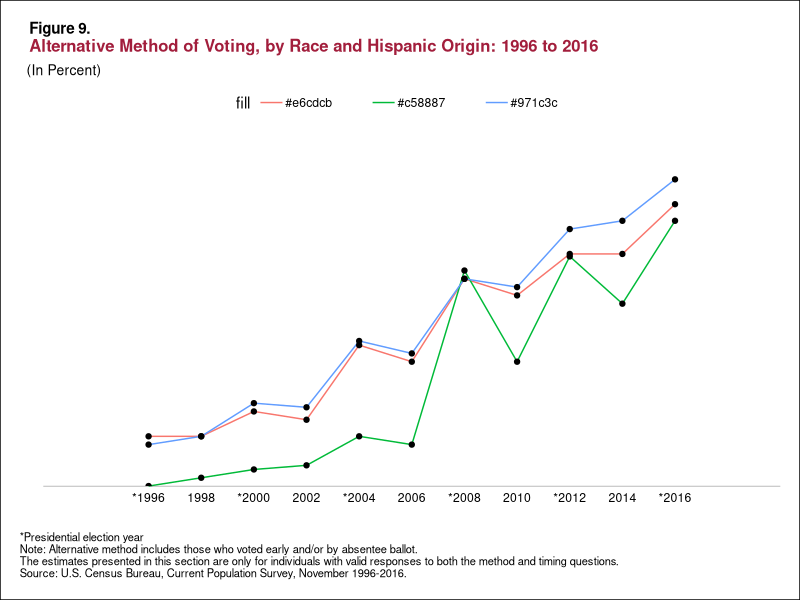

The R script that drew this image:
## ---- chunk 1
knitr::opts_chunk$set(echo = TRUE)
## ---- chunk 2
library(tidyverse)
# I like this for coloring text: https://wilkelab.org/ggtext/
library("ggtext")
library(grid)
library(rlang)
## ---- chunk 3
age_groups= c("18-29 year olds", "30-44 year olds", "45-64 year olds", "65 years and older")
types= c("White non-Hispanic", "Black non-Hispanic", "Hispanic")
year_levels <- c("*1996", "1998", "*2000", "2002", "*2004", "2006", "*2008", "2010", "*2012", "2014", "*2016")
percent<- c(5,10,15,20,25,30,35,40,45,50)
pop_colors <- c("#e6cdcb", "#c58887", "#971c3c")


vote_data<- tibble(
  vote_type = rep(types, 11),
  pop_groups= rep(year_levels, c(3,3,3,3,3,3,3,3,3,3,3)),
  amount= c(11,5,10,11,6,11,14,7,15,13,7.5,14.5,22,11,22.5,20,10,21,30,31,30,28,20,29,33,32.7,36,33,27,37,39,37,42), 
  fill= rep(pop_colors, 11)
)


vote_data<- vote_data%>%
  mutate(vote_type = factor(vote_type, levels= types),
         pop_groups= factor(pop_groups, levels=  year_levels),
         fill= factor(fill, levels= pop_colors))
area<- (ggplot(data= vote_data, aes(x= pop_groups, y= amount, group = vote_type))+ geom_line(aes(color= fill))+ geom_point()+

 labs(title = "<span style = 'font-size:11pt; color:#000000'><b>Figure 9.</span></p><p><span style = 'font-size:12pt; color:#a21e3c'><b>Alternative Method of Voting, by Race and Hispanic Origin: 1996 to 2016</span></p>",
       subtitle = "<span style = 'font-size:10pt; color:#000000'>(In Percent)</span>",
       y = "",
       x = "",
       caption = "*Presidential election year\nNote: Alternative method includes those who voted early and/or by absentee ballot.\nThe estimates presented in this section are only for individuals with valid responses to both the method and timing questions.\nSource: U.S. Census Bureau, Current Population Survey, November 1996-2016.") + scale_fill_manual(values= "black", "orange", "red"))

new<- (area + theme_classic()+
  theme(
           # Needed for using HTML syntax in plot title
           # plot.title = element_markdown(), 
           # Cleaned up some redundancies and combined your theme changes into one layer
           panel.grid = element_blank(),
           plot.background = element_rect(fill = "white", color = "black"),
           panel.grid.major = element_blank(),
           panel.grid.minor = element_blank(),
           plot.title = element_markdown(hjust= .05),
           plot.title.position = "plot",
           plot.caption.position = "plot",
           plot.subtitle = element_markdown(hjust=.01), 
           plot.caption = element_text(size = 8, color = "black", hjust = 0),
           axis.ticks = element_blank(),
           axis.line.y = element_blank(),
           axis.text.y= element_blank(),
           axis.line.x = element_line(size=.1),
           axis.text.x= element_text(color= "black"),
           legend.key.height= unit(.2, 'cm'), legend.key.width= unit(.7, 'cm'),
           legend.spacing.x = unit(.1, 'cm'),
            plot.margin = unit(c(.5,.5,.5,.5), "cm"),
           legend.position="top",
           legend.text=element_text(margin=margin(r=.3,unit="inch")))
+ scale_x_discrete(expand=c(.2,0))
+ guides(fill = guide_legend(byrow = TRUE))
+ scale_y_continuous(expand = expansion(mult = c(0, .15))))
new

